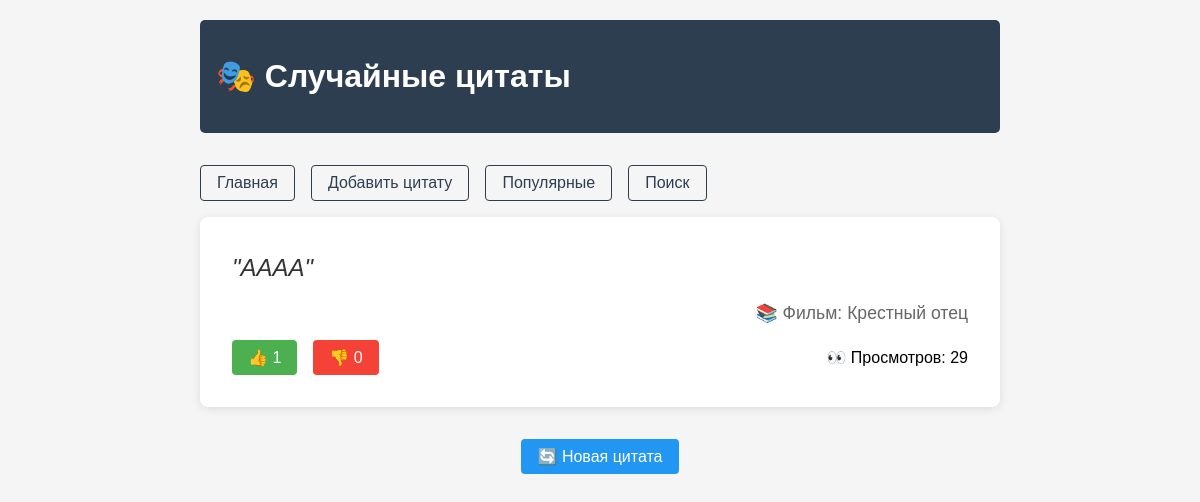
The page / on the database its author committed.
### quotes_app/models.py (models this page shows, shortened)
class Quote(models.Model):
    text = models.TextField(verbose_name="Текст цитаты")
    source = models.ForeignKey(Source, on_delete=models.CASCADE, verbose_name="Источник")
    weight = models.PositiveIntegerField(default=1, verbose_name="Вес")
    views_count = models.PositiveIntegerField(default=0, verbose_name="Количество просмотров")
    created_at = models.DateTimeField(auto_now_add=True)
    updated_at = models.DateTimeField(auto_now=True)
    class Meta:
        verbose_name = "Цитата"
        verbose_name_plural = "Цитаты"

class Source(models.Model):
    SOURCE_TYPES = [
        ('movie', 'Фильм'),
        ('book', 'Книга'),
    ]
    name = models.CharField(max_length=200, verbose_name="Название")
    type = models.CharField(max_length=10, choices=SOURCE_TYPES, verbose_name="Тип")
    created_at = models.DateTimeField(auto_now_add=True)
    class Meta:
        verbose_name = "Источник"
        verbose_name_plural = "Источники"
        unique_together = ['name', 'type']

### quotes_app/views.py (the view)
# urls.py: path('', views.random_quote, name='random_quote'),
def random_quote(request):
    quotes = Quote.objects.all()
    if quotes.exists():
        weights = [quote.weight for quote in quotes]
        random_quote_obj = random.choices(quotes, weights=weights, k=1)[0]
        random_quote_obj.views_count += 1
        random_quote_obj.save()
        random_quote_obj.likes_count = random_quote_obj.votes.filter(is_like=True).count()
        random_quote_obj.dislikes_count = random_quote_obj.votes.filter(is_like=False).count()
    else:
        random_quote_obj = None
    return render(request, 'quotes_app/random_quote.html', {
        'quote': random_quote_obj
    })

### templates/quotes_app/random_quote.html (shortened to what this page needs)
{% extends 'quotes_app/base.html' %}
{% block content %}
<div class="quote-container">
    {% if quote %}
        <div class="quote-text">"{{ quote.text }}"</div>
        <div class="quote-source">
            📚 {{ quote.source.get_type_display }}: {{ quote.source.name }}
        </div>
        <div class="stats">
            <div class="votes">
                <button class="btn btn-like" onclick="vote({{ quote.id }}, 'like')">
                    👍 <span id="likes-{{ quote.id }}">{{ quote.likes_count }}</span>
                </button>
                <button class="btn btn-dislike" onclick="vote({{ quote.id }}, 'dislike')">
                    👎 <span id="dislikes-{{ quote.id }}">{{ quote.dislikes_count }}</span>
                </button>
            </div>
            <div>
                <span>👀 Просмотров: {{ quote.views_count }}</span>
            </div>
        </div>
    {% else %}
        <div class="quote-text">Пока нет цитат. Будь первым - <a href="{% url 'add_quote' %}">добавь цитату</a>!</div>
    {% endif %}
</div>
<div style="text-align: center;">
    <button class="btn btn-refresh" onclick="location.reload()">🔄 Новая цитата</button>
</div>
{% endblock %}

### templates/quotes_app/base.html (style rules this page uses)
body { font-family: Arial, sans-serif; max-width: 800px; margin: 0 auto; padding: 20px; background-color: #f5f5f5; }
.quote-container { background: white; padding: 2rem; border-radius: 8px; box-shadow: 0 2px 10px rgba(0,0,0,0.1); margin-bottom: 2rem; }
.quote-text { font-size: 1.5rem; font-style: italic; color: #333; line-height: 1.6; }
.quote-source { font-size: 1.1rem; color: #666; margin-top: 1rem; text-align: right; }
.stats { display: flex; justify-content: space-between; align-items: center; margin-top: 1rem; }
.votes { display: flex; gap: 1rem; }
.btn { padding: 0.5rem 1rem; border: none; border-radius: 4px; cursor: pointer; font-size: 1rem; }
.btn-like { background-color: #4CAF50; color: white; }
.btn-dislike { background-color: #f44336; color: white; }
.btn-refresh { background-color: #2196F3; color: white; }

### rows shown on the page
Quote: text "АААА", source.type "Фильм", source.name "Крестный отец", likes_count "1", dislikes_count "0", views_count "29"
